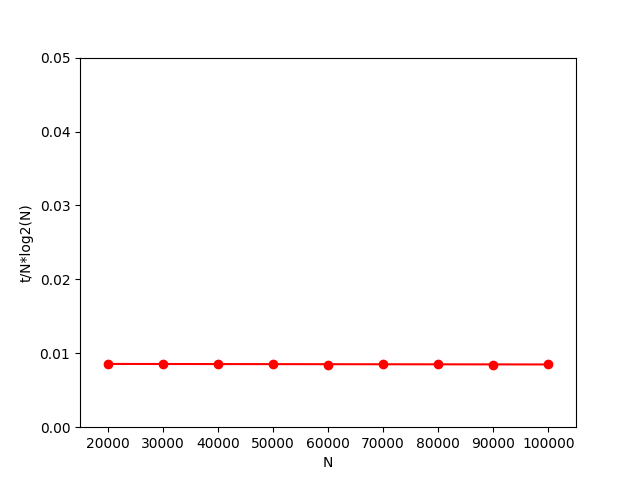

Recreate this plot in Python.
import numpy as np
import matplotlib.pyplot as plt
import math

fig, ax = plt.subplots()
n = np.array([20000, 30000, 40000, 50000, 60000, 70000, 80000, 90000, 100000])
t = np.array([2438.37, 3812.91, 5234.02, 6690.77, 8053.33, 9686.87, 11127.6, 12398.3, 14179])
nlogn = np.array([x*math.log2(x) for x in n])
tnlogn = t
for i in range(9):
    tnlogn[i] = t[i]/(n[i]*math.log2(n[i]))
ax.set_ylim(0,0.05)
ax.set_xlim(15000,105000)
ax.set_yscale('linear')
ax.set_ylabel('t/N*log2(N)')
ax.set_xlabel('N')
ax.scatter(n, tnlogn, color='red', linewidths=1)
coefs = np.polyfit(n,tnlogn,1)
p = np.poly1d(coefs)
ax.plot(n,p(n), c='red')

plt.show()
